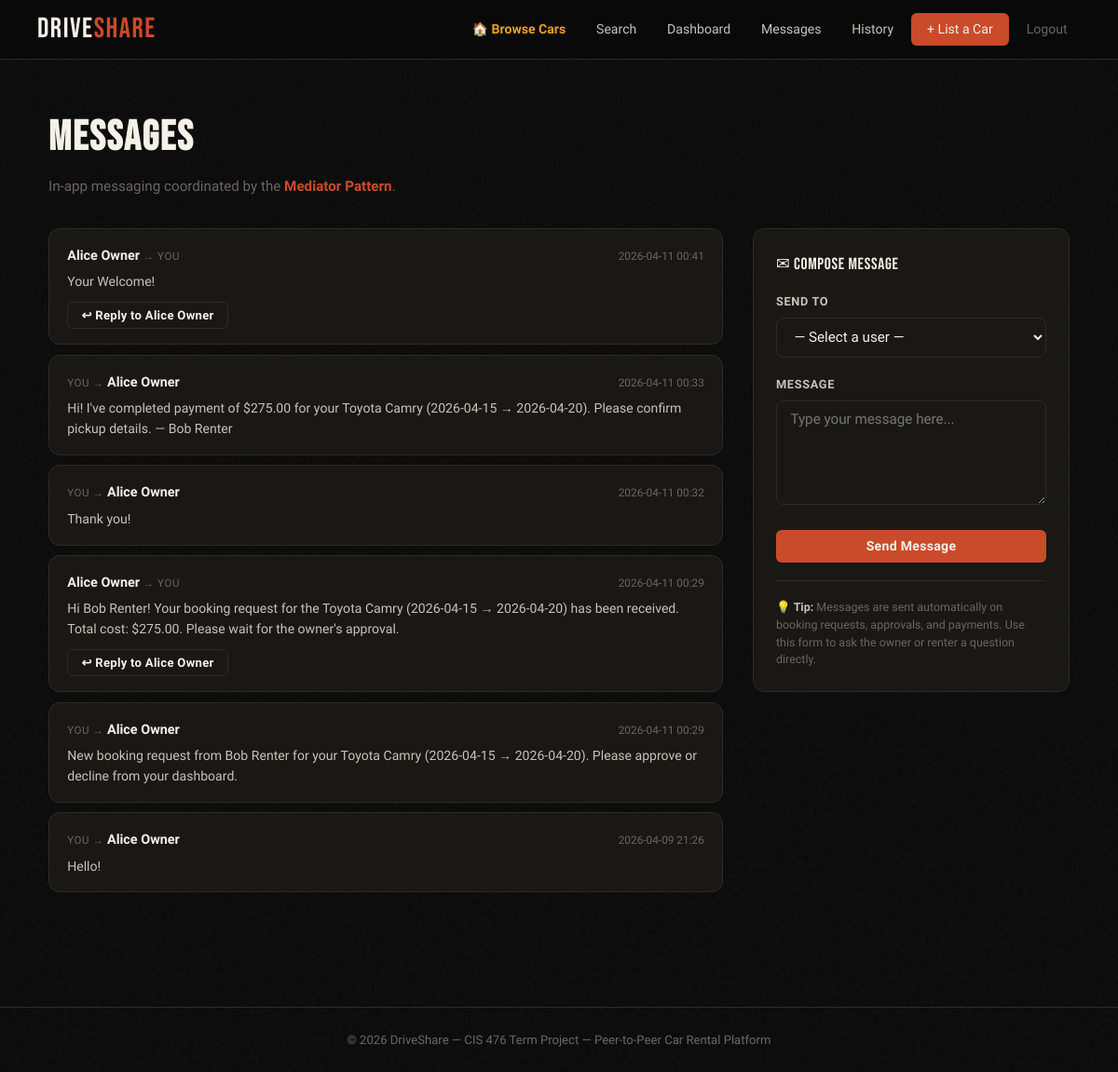
The page /messages (signed in) on the database its author committed.
### tables this page shows
CREATE TABLE messages (
            id          INTEGER PRIMARY KEY AUTOINCREMENT,
            sender_id   INTEGER NOT NULL REFERENCES users(id),
            receiver_id INTEGER NOT NULL REFERENCES users(id),
            content     TEXT    NOT NULL,
            is_read     INTEGER DEFAULT 0,
            created_at  DATETIME DEFAULT CURRENT_TIMESTAMP
        );

CREATE TABLE users (
            id               INTEGER PRIMARY KEY AUTOINCREMENT,
            name             TEXT    NOT NULL,
            email            TEXT    UNIQUE NOT NULL,
            password         TEXT    NOT NULL,          -- SHA-256 hash
            security_q1      TEXT    NOT NULL,          -- question text
            security_answer1 TEXT    NOT NULL,          -- SHA-256 hash
            security_q2      TEXT    NOT NULL,
            security_answer2 TEXT    NOT NULL,
            security_q3      TEXT    NOT NULL,
            security_answer3 TEXT    NOT NULL,
            balance          REAL    DEFAULT 500.00,    -- demo wallet balance
            created_at       DATETIME DEFAULT CURRENT_TIMESTAMP
        );

### app.py (the view)
@app.route('/messages')
@login_required
def messages():
    user = UserSession.get_instance().get_current_user()
    db   = get_db()
    msgs = db.execute(
        """SELECT m.*,
                  su.name as sender_name,
                  ru.name as receiver_name
           FROM messages m
           JOIN users su ON m.sender_id   = su.id
           JOIN users ru ON m.receiver_id = ru.id
           WHERE m.receiver_id=? OR m.sender_id=?
           ORDER BY m.created_at DESC""",
        (user['id'], user['id'])
    ).fetchall()
    db.execute("UPDATE messages SET is_read=1 WHERE receiver_id=?", (user['id'],))
    db.commit()
    other_users = db.execute(
        "SELECT id, name FROM users WHERE id != ?", (user['id'],)
    ).fetchall()
    return render_template('messages.html',
                           messages=msgs, user=user, other_users=other_users)

### app.py (called while the page is built)
def login_required(f):
    from functools import wraps
    @wraps(f)
    def decorated(*args, **kwargs):
        if not UserSession.get_instance().is_logged_in():
            flash('Please log in to continue.', 'warning')
            return redirect(url_for('login'))
        return f(*args, **kwargs)
    return decorated

    @classmethod
    def get_instance(cls):
        if cls._instance is None:
            cls._instance = cls()
        return cls._instance

    def get_current_user(self):
        if 'user_id' in session:
            return {'id': session['user_id'],
                    'email': session['user_email'],
                    'name': session['user_name']}
        return None

    def is_logged_in(self):
        return 'user_id' in session

### database.py (called while the page is built)
def get_db():
    if 'db' not in g:
        g.db = sqlite3.connect(DATABASE)
        g.db.row_factory = sqlite3.Row   # rows behave like dicts (row['col'])
        g.db.execute("PRAGMA foreign_keys = ON")   # enforce FK constraints
    return g.db

### templates/messages.html (shortened to what this page needs)
{% extends "base.html" %}
{% block content %}
<div class="container page-pad">
  <h1 class="page-title">Messages</h1>
  <p class="page-subtitle">
    In-app messaging coordinated by the
    <strong style="color:var(--rust);">Mediator Pattern</strong>.
  </p>
  <div style="display:grid; grid-template-columns:1fr 340px; gap:2rem;
              align-items:start;" class="msg-grid">
    <div>
      {% if messages %}
        {% for m in messages %}
        <div class="card" style="margin-bottom:0.65rem;">
          <div class="card-body" style="padding:1rem 1.2rem;">
            <div style="display:flex; justify-content:space-between;
                        align-items:baseline; margin-bottom:0.4rem; flex-wrap:wrap; gap:0.3rem;">
              <div>
                {% if m.sender_id == user.id %}
                  <span style="font-size:0.72rem; color:var(--gray);
                               text-transform:uppercase; letter-spacing:.05em;">You → </span>
                  <strong style="font-size:0.9rem; color:var(--white);">
                    {{ m.receiver_name }}
                  </strong>
                {% else %}
                  <strong style="font-size:0.9rem; color:var(--white);">
                    {{ m.sender_name }}
                  </strong>
                  <span style="font-size:0.72rem; color:var(--gray);
                               text-transform:uppercase; letter-spacing:.05em;">
                    → You
                  </span>
                {% endif %}
              </div>
              <span style="font-size:0.74rem; color:var(--gray);">
                {{ m.created_at[:16] }}
              </span>
            </div>
            <p style="font-size:0.88rem; color:var(--gray-lt); line-height:1.55;">
              {{ m.content }}
            </p>
            {% if m.sender_id != user.id %}
            <div style="margin-top:0.6rem;">
              <button onclick="
                document.getElementById('receiver_id').value = '{{ m.sender_id }}';
                document.getElementById('compose-area').scrollIntoView({behavior:'smooth'});
                document.getElementById('content-field').focus();
              " class="btn btn-outline btn-sm">↩ Reply to {{ m.sender_name }}</button>
            </div>
            {% endif %}
          </div>
        </div>
        {% endfor %}
      {% endif %}
    </div>
    <div style="position:sticky; top:80px;" id="compose-area">
      <div class="card" style="padding:1.5rem;">
        <div class="section-label" style="font-size:1.1rem; margin-bottom:1rem;">
          ✉ Compose Message
        </div>
        <form method="POST" action="/messages/send">
          <div class="form-group">
            <label>Send To</label>
            <select name="receiver_id" id="receiver_id" required>
              <option value="">— Select a user —</option>
            </select>
          </div>
          <div class="form-group">
            <label>Message</label>
            <textarea name="content" id="content-field" required
                      placeholder="Type your message here..."
                      rows="5"></textarea>
          </div>
          <button type="submit" class="btn btn-primary btn-block">Send Message</button>
        </form>
        <hr style="margin:1.2rem 0;">
        <p style="font-size:0.78rem; color:var(--gray); line-height:1.5;">
          💡 <strong style="color:var(--gray-lt);">Tip:</strong>
          Messages are sent automatically on booking requests, approvals,
          and payments. Use this form to ask the owner or renter a question directly.
        </p>
      </div>
    </div>
  </div>
</div>
{% endblock %}

### templates/base.html (style rules this page uses)
:root { --black: #0a0a0a; --white: #f5f0e8; --cream: #ede8dc; --rust: #c94b2a; --rust-dk: #a33820; --amber: #e8a020; --gray: #6b6560; --gray-lt: #c8c2b8; --card-bg: #1a1814; --border: #2e2a24; }
*, *::before, *::after { box-sizing: border-box; margin: 0; padding: 0; }
body { background: var(--black); color: var(--white); font-family: 'Sora', sans-serif; font-size: 15px; line-height: 1.6; min-height: 100vh; }
body::before { content: ''; position: fixed; inset: 0; pointer-events: none; z-index: 0; }
.container { max-width: 1160px; margin: 0 auto; padding: 0 2rem; }
.page-pad { padding: 3rem 2rem; }
.btn { display: inline-block; padding: 0.6rem 1.4rem; border-radius: 6px; font-family: 'Sora', sans-serif; font-size: 0.88rem; font-weight: 600; cursor: pointer; border: none; text-decoration: none; transition: all 0.2s; letter-spacing: 0.02em; }
.btn-primary { background: var(--rust); color: var(--white); }
.btn-outline { background: transparent; color: var(--white); border: 1px solid var(--border); }
.btn-sm { padding: 0.4rem 0.9rem; font-size: 0.82rem; }
.btn-block { display: block; width: 100%; text-align: center; }
.card { background: var(--card-bg); border: 1px solid var(--border); border-radius: 12px; overflow: hidden; }
.card-body { padding: 1.1rem; }
.form-group { margin-bottom: 1.2rem; }
label { display: block; font-size: 0.8rem; font-weight: 600; color: var(--gray-lt); margin-bottom: 0.4rem; letter-spacing: 0.05em; text-transform: uppercase; }
input[type=text], input[type=email], input[type=password], input[type=number], input[type=date], select, textarea { width: 100%; background: var(--card-bg); border: 1px solid var(--border); border-radius: 8px; color: var(--white); padding: 0.65rem 0.9rem; font-family: 'Sora', sans-serif; font-size: 0.95rem; transition: border-color 0.2s; }
textarea { resize: vertical; min-height: 90px; }
.page-title { font-family: 'Bebas Neue', sans-serif; font-size: 2.8rem; letter-spacing: 0.04em; margin-bottom: 0.3rem; }
.page-subtitle { color: var(--gray); font-size: 0.95rem; margin-bottom: 2rem; }
hr { border: none; border-top: 1px solid var(--border); margin: 1.5rem 0; }
.section-label { font-family: 'Bebas Neue', sans-serif; font-size: 1.5rem; letter-spacing: 0.04em; margin-bottom: 1rem; }

### rows shown on the page
messages: sender_name "Alice Owner", created_at "2026-04-11 00:41", content "Your Welcome!", {{ m.sender_id }} 1 (drawn)
messages: receiver_name "Alice Owner", created_at "2026-04-11 00:33", content "Hi! I've completed payment of $275.00 for your Toyota Camry (2026-04-15 → 2026-04-20). Please confirm pickup details. — Bob Renter"
messages: receiver_name "Alice Owner", created_at "2026-04-11 00:32", content "Thank you!"
messages: sender_name "Alice Owner", created_at "2026-04-11 00:29", content "Hi Bob Renter! Your booking request for the Toyota Camry (2026-04-15 → 2026-04-20) has been received. Total cost: $275.00. Please wait for the owner's approval.", {{ m.sender_id }} 1 (drawn)
messages: receiver_name "Alice Owner", created_at "2026-04-11 00:29", content "New booking request from Bob Renter for your Toyota Camry (2026-04-15 → 2026-04-20). Please approve or decline from your dashboard."
messages: receiver_name "Alice Owner", created_at "2026-04-09 21:26", content "Hello!"
